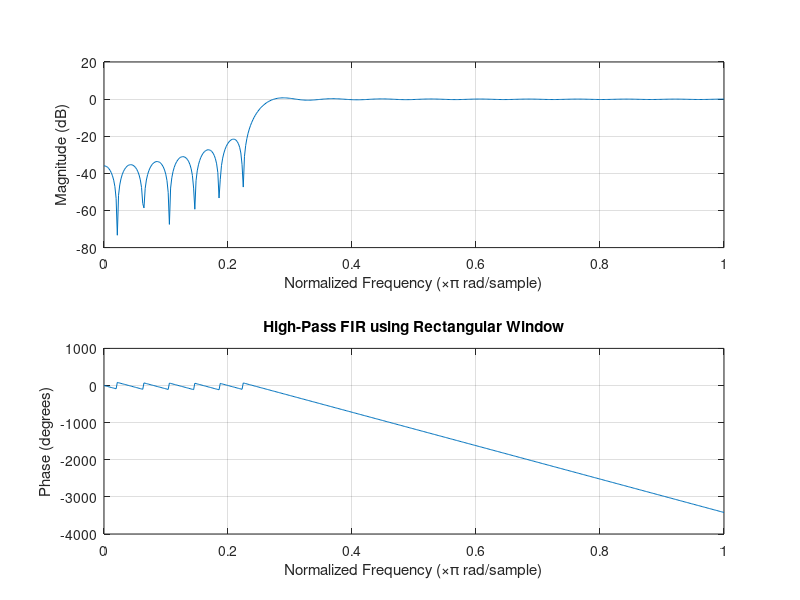
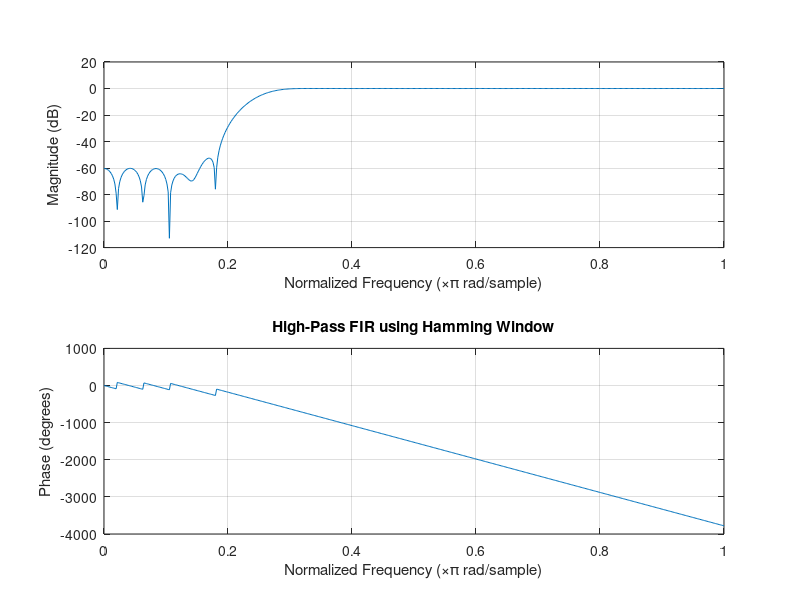
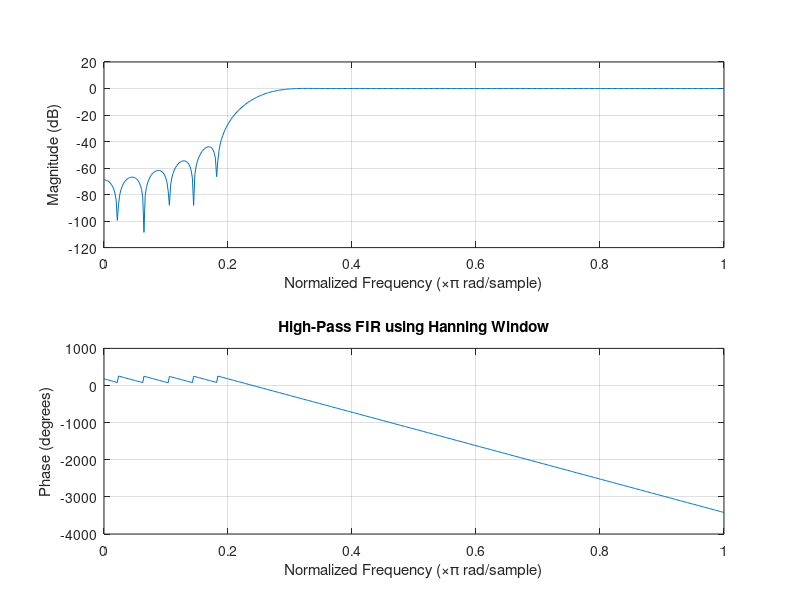

Write the MATLAB code that produced these figures, in order.
clc;
clear;
close all;

%% --- Input Parameters ---
fp = 1000;              % High-pass cutoff frequency (Hz)
fs = 8000;              % Sampling frequency (Hz)
N = 50;                 % Filter order

wc = fp/(fs/2);         % Normalized cutoff frequency (0–1)

%% --- 1. FIR High-Pass using Rectangular Window ---
b_rect = fir1(N, wc, 'high', rectwin(N+1));

disp('--- High-Pass Coefficients (Rectangular Window) ---');
disp(b_rect');

%% --- 2. FIR High-Pass using Hamming Window ---
b_hamm = fir1(N, wc, 'high', hamming(N+1));

disp('--- High-Pass Coefficients (Hamming Window) ---');
disp(b_hamm');

%% --- 3. FIR High-Pass using Hanning Window ---
b_hann = fir1(N, wc, 'high', hanning(N+1));

disp('--- High-Pass Coefficients (Hanning Window) ---');
disp(b_hann');

%% --- Frequency Response Plots ---

figure;
freqz(b_rect, 1);
title('High-Pass FIR using Rectangular Window');

figure;
freqz(b_hamm, 1);
title('High-Pass FIR using Hamming Window');

figure;
freqz(b_hann, 1);
title('High-Pass FIR using Hanning Window');
